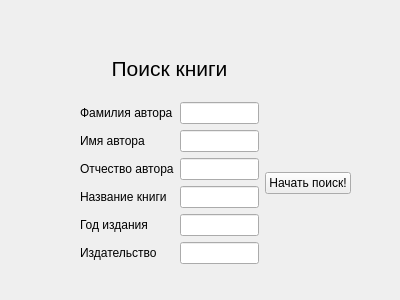
<?xml version="1.0" encoding="UTF-8"?>
<ui version="4.0">
 <class>searchingForm</class>
 <widget class="QWidget" name="searchingForm">
  <property name="geometry">
   <rect>
    <x>0</x>
    <y>0</y>
    <width>400</width>
    <height>300</height>
   </rect>
  </property>
  <property name="windowTitle">
   <string>Form</string>
  </property>
  <widget class="QWidget" name="gridLayoutWidget">
   <property name="geometry">
    <rect>
     <x>40</x>
     <y>40</y>
     <width>311</width>
     <height>244</height>
    </rect>
   </property>
   <layout class="QGridLayout" name="outerLayout">
    <item row="0" column="1">
     <widget class="QLabel" name="titleNLbel">
      <property name="font">
       <font>
        <pointsize>16</pointsize>
       </font>
      </property>
      <property name="text">
       <string>Поиск книги</string>
      </property>
      <property name="alignment">
       <set>Qt::AlignCenter</set>
      </property>
     </widget>
    </item>
    <item row="1" column="1">
     <layout class="QGridLayout" name="fieldLayout">
      <item row="5" column="1">
       <widget class="QLineEdit" name="publisherEdit"/>
      </item>
      <item row="4" column="1">
       <widget class="QLineEdit" name="YearEdit"/>
      </item>
      <item row="0" column="1">
       <widget class="QLineEdit" name="lastNameEdit"/>
      </item>
      <item row="2" column="1">
       <widget class="QLineEdit" name="middleNameEdit"/>
      </item>
      <item row="3" column="1">
       <widget class="QLineEdit" name="bookNameEdit"/>
      </item>
      <item row="1" column="1">
       <widget class="QLineEdit" name="firstNameEdit"/>
      </item>
      <item row="3" column="0">
       <widget class="QLabel" name="bookNameLabel">
        <property name="text">
         <string>Название книги</string>
        </property>
       </widget>
      </item>
      <item row="0" column="0">
       <widget class="QLabel" name="lastNameLabel">
        <property name="text">
         <string>Фамилия автора</string>
        </property>
       </widget>
      </item>
      <item row="1" column="0">
       <widget class="QLabel" name="firstNameLabel">
        <property name="text">
         <string>Имя автора</string>
        </property>
       </widget>
      </item>
      <item row="2" column="0">
       <widget class="QLabel" name="middleNameLabel">
        <property name="text">
         <string>Отчество автора</string>
        </property>
       </widget>
      </item>
      <item row="4" column="0">
       <widget class="QLabel" name="yearLabel">
        <property name="text">
         <string>Год издания</string>
        </property>
       </widget>
      </item>
      <item row="5" column="0">
       <widget class="QLabel" name="publisherLabel">
        <property name="text">
         <string>Издательство</string>
        </property>
       </widget>
      </item>
     </layout>
    </item>
    <item row="1" column="2">
     <widget class="QPushButton" name="searchPushButton">
      <property name="text">
       <string>Начать поиск!</string>
      </property>
     </widget>
    </item>
    <item row="3" column="0">
     <spacer name="leftSpacer">
      <property name="orientation">
       <enum>Qt::Horizontal</enum>
      </property>
      <property name="sizeType">
       <enum>QSizePolicy::Fixed</enum>
      </property>
      <property name="sizeHint" stdset="0">
       <size>
        <width>40</width>
        <height>20</height>
       </size>
      </property>
     </spacer>
    </item>
   </layout>
  </widget>
 </widget>
 <resources/>
 <connections/>
</ui>
